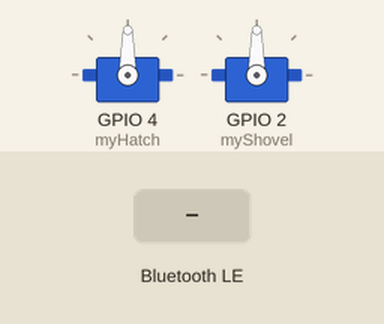
Recording of a sketch running on a simulated ESP32. Shown: 2 × servo. Inputs (shaded band) come from the test bench. Nothing arrives over Bluetooth unless stated; a phone connects over Bluetooth LE 3 s after start; what the sketch prints to the serial monitor is not drawn.

Above: at 1.2 s.
1.3 s: Bluetooth LE write "!B11:" received
At 3.3 s:
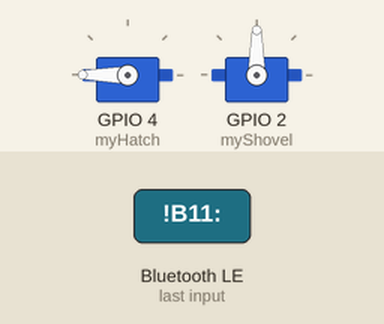
4.3 s: Bluetooth LE write "!B10;" received
At 5.7 s:
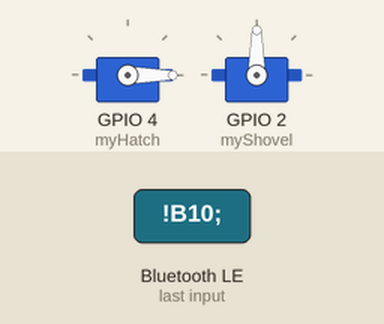
6.1 s: Bluetooth LE write "!B219" received
At 7.5 s:
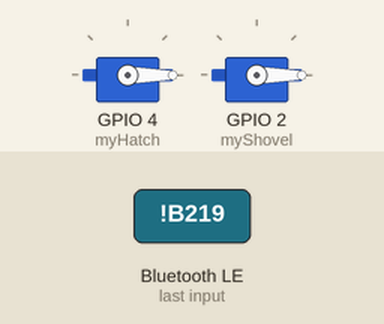
Timing chart, 0 to 9.1 s (numbered marks = the images above; inputs shaded):
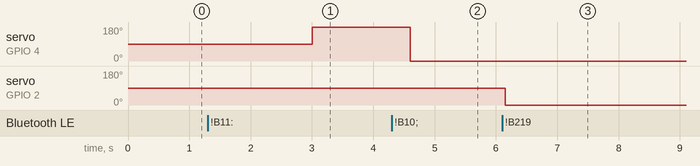

Measured:
- after the input at 1.3 s, servo on GPIO 4 (myHatch): 90° → 180° after 1.7 s
- after the input at 4.3 s, servo on GPIO 4 (myHatch): 180° → 0° after 0.30 s
- after the input at 6.1 s, servo on GPIO 2 (myShovel): 90° → 0° after 0.05 s

The sketch:

Minerva-V01.ino
```cpp
#include <Stepper.h>
#include "ESP32_Servo.h"

#include <BLEDevice.h>
#include <BLEServer.h>
#include <BLEUtils.h>
#include <BLE2902.h>

Servo myHatch;
Servo myShovel;

int pos = 0;
bool openH = false;
bool shovelDown = false;


BLECharacteristic *pCharacteristic;
bool deviceConnected = false;
float txValue = 0;
bool convert = false;
String rxString = "";
std::string rxValue;

#define SERVICE_UUID "6E400001-B5A3-F393-E0A9-E50E24DCCA9E"
#define CHARACTERISTIC_UUID_RX "6E400002-B5A3-F393-E0A9-E50E24DCCA9E"
#define CHARACTERISTIC_UUID_TX "6E400003-B5A3-F393-E0A9-E50E24DCCA9E"

class MyServerCallbacks : public BLEServerCallbacks {
  void onConnect(BLEServer *pServer) {
    deviceConnected = true;
  };
  void onDisconnect(BLEServer *pServer) {
    deviceConnected = false;
  }
};

class MyCallbacks : public BLECharacteristicCallbacks {
  void onWrite(BLECharacteristic *pCharacteristic) {
    std::string rxValue = pCharacteristic->getValue();
    if (rxValue.length() > 0) {
      convert = true;
      Serial.println(" ");
      Serial.print("Received data: ");
      for (int i = 0; i < rxValue.length(); i++) {
        Serial.print(rxValue[i]);
        rxString = rxString + rxValue[i];
      }
    }
  }
};

Stepper myStepper(2048, 18, 22, 19, 23);
// (passosPorRevolução, Ini1, Ini3, Ini2, Ini4);

void setup() {
  Serial.begin(115200);
  myStepper.setSpeed(13);  // Velocidade de rotação dos motores de passo
  myHatch.attach(4);
  myShovel.attach(2);

  // Configuração e inicialização do serviço Bluetooth Low Energy
  BLEDevice::init("J4S0N-V1");  // Nome do Protótipo
  BLEServer *pServer = BLEDevice::createServer();
  pServer->setCallbacks(new MyServerCallbacks());
  BLEService *pService = pServer->createService(SERVICE_UUID);
  pCharacteristic = pService->createCharacteristic(
    CHARACTERISTIC_UUID_TX,
    BLECharacteristic::PROPERTY_NOTIFY);
  pCharacteristic->addDescriptor(new BLE2902());
  BLECharacteristic *pCharacteristic = pService->createCharacteristic(
    CHARACTERISTIC_UUID_RX,
    BLECharacteristic::PROPERTY_WRITE);
  pCharacteristic->setCallbacks(new MyCallbacks());
  pService->start();
  pServer->getAdvertising()->start();
  Serial.println("Esperando conexão com cliente para notificar...");
  Serial.println(" ");
}

// Código a ser rodado
void loop() {
  if (deviceConnected) {
    if (convert) convertControlpad();
  }
  delay(50);
}

// ************************* CONVERT CONTROLPAD CODE ************************
void convertControlpad() {
  convert = false;
  Serial.print("      ");
  if (rxString == "!B11:") {
    while (rxString == "!B11:") {
      if (openH == false) {
        openH = true;
        for (int i = 0; i <= 180; i++) {
          myHatch.write(i);
        }
      }
    }
    if (openH == true) {
      openH = false;
      for (int i = 180; i >= 0; i--) {
        myHatch.write(i);
      }
    }
  }  // Apertou Botão 01

  else if (rxString == "!B10;") {Serial.println("Largou botão 01");}

  else if (rxString == "!B219"){
    while (rxString == "!B219") {
      if (shovelDown == false) {
        shovelDown = true;
        for (int i = 0; i >= -90; i--) {
          myShovel.write(i);
        }
      }
    }
    if (shovelDown == true) {
      shovelDown = false;
      for (int i = -90; i <= 0; i++) {
        myShovel.write(i);
      }
    }
  }  // Apertou Botão 02

  else if (rxString == "!B20:") {Serial.println("Largou botão 02");}

  else if (rxString == "!B318") {Serial.println("Apertou botão 03");}
  else if (rxString == "!B309") {Serial.println("Largou botão 03");}

  else if (rxString == "!B417") {Serial.println("Apertou botão 04");}
  else if (rxString == "!B408") {Serial.println("Largou botão 04");}

  else if (rxString == "!B516") {  // Seta do controle apontando para cima
    Serial.println("Going foward");
    while (rxString == "!B516") {
      myStepper.step(10);
      }
    }
  else if (rxString == "!B507") Serial.println("Largou seta cima");

  else if (rxString == "!B615") {  // Seta do controle apontando para baixo
    Serial.println("Going Backwards");
    while (rxString == "!B615") {
      myStepper.step(10);
      }
    }
  else if (rxString == "!B606") {Serial.println("Largou seta baixo");}

  else if (rxString == "!B714") {Serial.println("Apertou seta esquerda");}
  else if (rxString == "!B705") {Serial.println("Largou seta esquerda");}

  else if (rxString == "!B813") {Serial.println("Apertou seta direita");}
  else if (rxString == "!B804") {Serial.println("Largou seta direita");}
  rxString = "";
}
```
